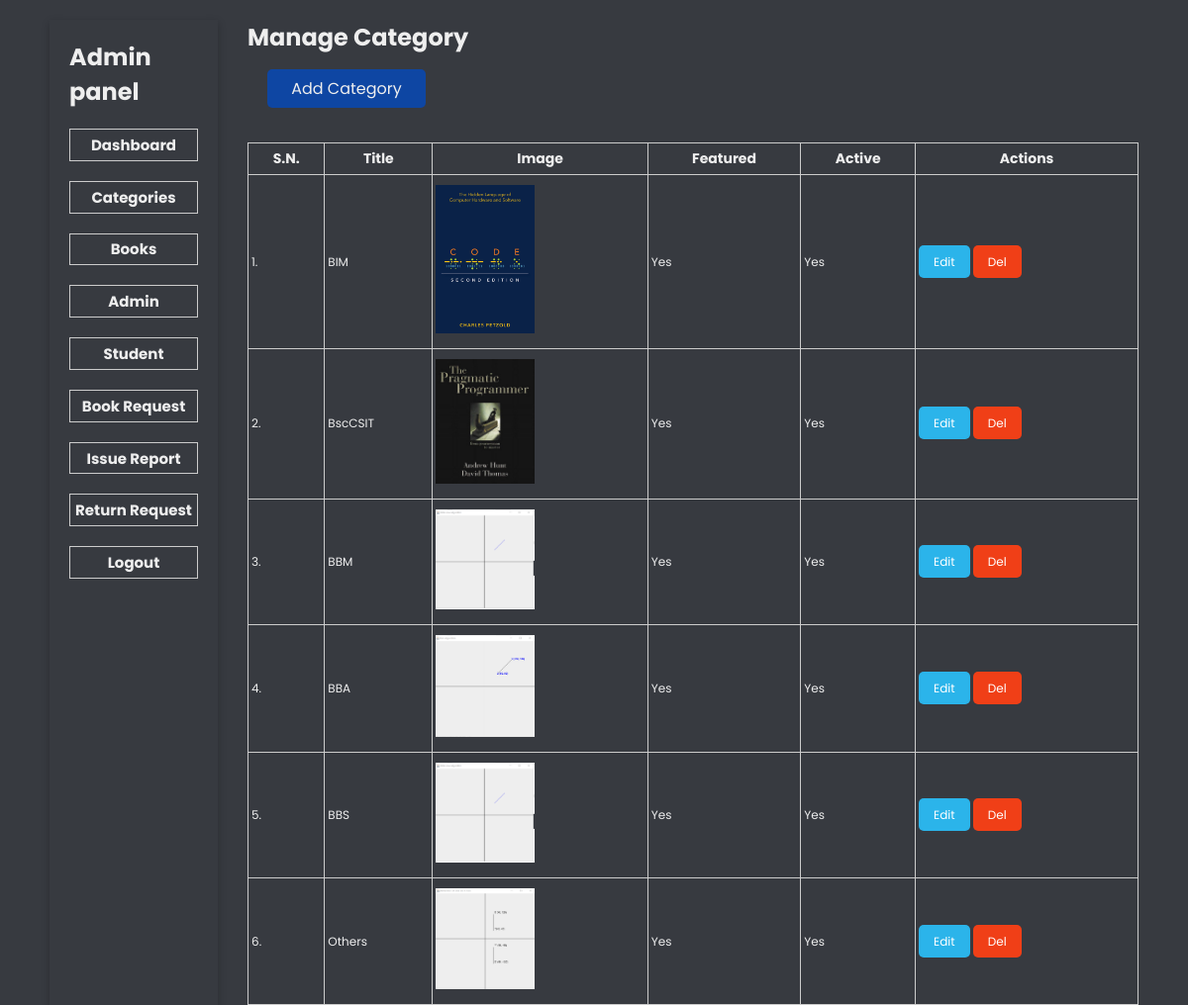
Screenshot of /admin/manage-category.php (signed in) with the database file from the repository.
### tables this page shows
CREATE TABLE `tbl_category` (
  `id` int(10) UNSIGNED NOT NULL,
  `title` varchar(100) NOT NULL,
  `image` varchar(255) NOT NULL,
  `feature` varchar(100) NOT NULL,
  `active` varchar(100) NOT NULL
);

### admin/manage-category.php (the view, shortened to what this page needs)
<?php include('partials/sidebar.php'); ?>
        <div class="ok">
            <h1>Manage Category</h1>
        <div class="right">
        <br>
        <a  class="add" href="<?php echo SITEURL; ?>admin/add-category.php">Add Category </a>
        <br>
        <br>
          <table class="tbl-head">
          <tr>
                <th>S.N.</th>
                <th>Title</th>
                <th>Image</th>
                <th>Featured</th>
                <th>Active</th>
                <th>Actions</th>
            </tr>
            <?php
            $sql = "SELECT * FROM tbl_category";
            $res = mysqli_query($con, $sql);
            $count = mysqli_num_rows($res);
            $sn = 1;
            if ($count > 0) {
                while ($row = mysqli_fetch_assoc($res)) {
                    $id = $row['id'];
                    $title = $row['title'];
                    $image_name = $row['image'];
                    $featured = $row['feature'];
                    $active = $row['active'];
            ?>
                    <tr>
                        <td><?php echo $sn++; ?>.</td>
                        <td><?php echo $title; ?></td>
                        <td>
                            <?php
                            if ($image_name != '') {
                            ?>
                                <img src="<?php echo SITEURL; ?>image/<?php echo $image_name; ?>" alt="" width="100px">
                            <?php
                            } else {
                                echo "<div class='error'>Image not available</div>";
                            }
                            ?>
                        </td>
                        <td><?php echo $featured; ?></td>
                        <td><?php echo $active; ?></td>
                        <td>
                            <a class="btn-secondary" href="<?php echo SITEURL; ?>admin/update-category.php?id=<?php echo $id; ?>">Edit</a>
                            <a class="btn-danger" href="<?php echo SITEURL; ?>admin/delete-category.php?id=<?php echo $id; ?>&image_name=<?php echo $image_name; ?>">Del</a>
                        </td>
                    </tr>
                <?php
                }
            }
            ?>
        </table>
    </div>
</div>

### admin/partials/sidebar.php (shortened to what this page needs)
<!DOCTYPE html>
<html lang="en">
<head>
    <link rel="stylesheet" href="../css/admin.css">
</head>
<body>
    <section class="main">
        <div class="left">
            <h1>Admin panel</h1>
            <nav>
                <ul>
                    <li><a href="index.php">Dashboard</a></li>
                    <li><a href="manage-category.php">Categories</a></li>
                    <li><a href="books.php">Books</a></li>
                    <li><a href="manage-admin.php">Admin</a></li>
                    <li><a href="manage-student.php">Student</a></li>
                    <li><a href="book-request.php">Book Request</a></li>
                    <li><a href="issue-report.php">Issue Report</a></li>
                    <li><a href="return-request.php">Return Request</a></li>
                    <li><a href="logout.php">Logout</a></li>
                </ul>
            </nav>
        </div>

### css/admin.css (style rules this page uses)
* { padding: 0; margin: 0; box-sizing: border-box; text-decoration: none; color: #eeeeee; list-style: none; }
body { height: 100vh; font-family: "Poppins", sans-serif; display: flex; flex-direction: column; background-color: #373a40; }
.main { margin: 20px 50px; display: flex; gap: 30px; }
.left { width: 300px; box-shadow: rgba(0, 0, 0, 0.24) 0px 3px 8px; padding: 20px; font-weight: bold; }
.left nav ul { display: flex; flex-direction: column; row-gap: 20px; margin: 20px 0; }
.left a { display: block; font-size: 15px; border: 1px solid #ccc; padding: 3%; text-align: center; }
.right { display: flex; flex-wrap: wrap; gap: 20px; }
.ok .add { display: block; background-color: #0e46a3; padding: 7px 12px; border-radius: 5px; width: 160px; text-align: center; margin: 15px 0; }
.tbl-head { border: 1px solid #ccc; padding: 20px; border-collapse: collapse; width: 900px; }
.tbl-head th { border-bottom: 1px solid #ccc; border-right: 1px solid #ccc; padding: 5px; font-size: 14px; }
.tbl-head tr td { padding: 10px 3px; border-bottom: 1px solid #ccc; border-right: 1px solid #ccc; font-size: 12px; }
.btn-secondary { background-color: rgb(43, 180, 234); color: #fff; border: none; width: 150px; margin-top: 15px; padding: 8px 15px; border-radius: 5px; }
.btn-danger { background-color: rgb(240, 63, 23); color: #fff; border: none; width: 150px; margin-top: 15px; padding: 8px 15px; border-radius: 5px; }

### rows the page displays
tbl_category: title "BIM", image (picture), feature "Yes", active "Yes"
tbl_category: title "BscCSIT", image (picture), feature "Yes", active "Yes"
tbl_category: title "BBM", image (picture), feature "Yes", active "Yes"
tbl_category: title "BBA", image (picture), feature "Yes", active "Yes"
tbl_category: title "BBS", image (picture), feature "Yes", active "Yes"
tbl_category: title "Others", image (picture), feature "Yes", active "Yes"
